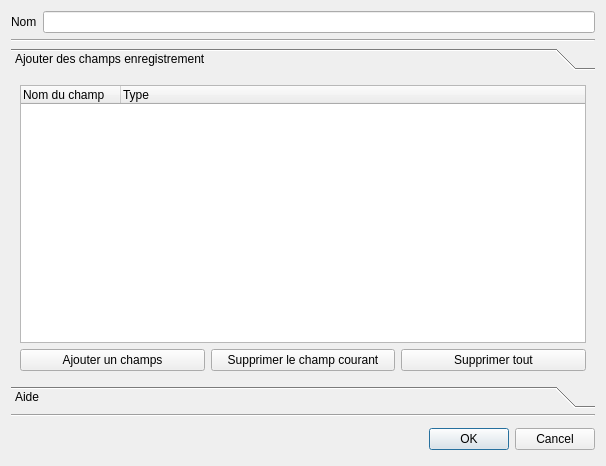
<?xml version="1.0" encoding="UTF-8"?>
<ui version="4.0">
 <class>Dialog_Declaration_Enregistrement</class>
 <widget class="QDialog" name="Dialog_Declaration_Enregistrement">
  <property name="geometry">
   <rect>
    <x>0</x>
    <y>0</y>
    <width>606</width>
    <height>466</height>
   </rect>
  </property>
  <property name="windowTitle">
   <string>Décalrer un enregistrement</string>
  </property>
  <property name="windowIcon">
   <iconset resource="../../Source.qrc">
    <normaloff>:/Icons/Icon/Icons8-Ios7-Editing-Increase-Font.ico</normaloff>:/Icons/Icon/Icons8-Ios7-Editing-Increase-Font.ico</iconset>
  </property>
  <layout class="QGridLayout" name="gridLayout_4">
   <item row="0" column="0">
    <layout class="QVBoxLayout" name="verticalLayout">
     <item>
      <layout class="QHBoxLayout" name="horizontalLayout">
       <item>
        <widget class="QLabel" name="label">
         <property name="text">
          <string>Nom</string>
         </property>
        </widget>
       </item>
       <item>
        <widget class="QLineEdit" name="nom"/>
       </item>
      </layout>
     </item>
     <item>
      <widget class="Line" name="line_2">
       <property name="orientation">
        <enum>Qt::Horizontal</enum>
       </property>
      </widget>
     </item>
     <item>
      <widget class="QToolBox" name="toolBox">
       <property name="currentIndex">
        <number>0</number>
       </property>
       <widget class="QWidget" name="page">
        <property name="geometry">
         <rect>
          <x>0</x>
          <y>0</y>
          <width>586</width>
          <height>307</height>
         </rect>
        </property>
        <attribute name="label">
         <string>Ajouter des champs enregistrement</string>
        </attribute>
        <layout class="QGridLayout" name="gridLayout">
         <item row="1" column="0">
          <widget class="QPushButton" name="Ajouterchamp">
           <property name="text">
            <string>Ajouter un champs</string>
           </property>
          </widget>
         </item>
         <item row="1" column="1">
          <widget class="QPushButton" name="supprimerchams_c">
           <property name="text">
            <string>Supprimer le champ courant</string>
           </property>
          </widget>
         </item>
         <item row="1" column="2">
          <widget class="QPushButton" name="supprimer_t">
           <property name="text">
            <string>Supprimer tout</string>
           </property>
          </widget>
         </item>
         <item row="0" column="0" colspan="3">
          <widget class="QTreeWidget" name="liste_champs">
           <column>
            <property name="text">
             <string>Nom du champ</string>
            </property>
           </column>
           <column>
            <property name="text">
             <string>Type</string>
            </property>
           </column>
          </widget>
         </item>
        </layout>
       </widget>
       <widget class="QWidget" name="page_2">
        <property name="geometry">
         <rect>
          <x>0</x>
          <y>0</y>
          <width>586</width>
          <height>307</height>
         </rect>
        </property>
        <attribute name="label">
         <string>Aide</string>
        </attribute>
        <layout class="QGridLayout" name="gridLayout_2">
         <item row="0" column="0">
          <widget class="QTextEdit" name="Aide"/>
         </item>
        </layout>
       </widget>
      </widget>
     </item>
    </layout>
   </item>
   <item row="1" column="0">
    <widget class="Line" name="line">
     <property name="orientation">
      <enum>Qt::Horizontal</enum>
     </property>
    </widget>
   </item>
   <item row="2" column="0">
    <layout class="QHBoxLayout" name="horizontalLayout_2">
     <item>
      <widget class="QWidget" name="widget" native="true">
       <layout class="QGridLayout" name="gridLayout_3">
        <item row="0" column="0">
         <widget class="QLabel" name="commentaire">
          <property name="styleSheet">
           <string notr="true">#commentaire{
color : red;
}</string>
          </property>
          <property name="text">
           <string/>
          </property>
         </widget>
        </item>
       </layout>
      </widget>
     </item>
     <item>
      <widget class="QDialogButtonBox" name="buttonBox">
       <property name="orientation">
        <enum>Qt::Horizontal</enum>
       </property>
       <property name="standardButtons">
        <set>QDialogButtonBox::Cancel|QDialogButtonBox::Ok</set>
       </property>
      </widget>
     </item>
    </layout>
   </item>
  </layout>
 </widget>
 <resources>
  <include location="../../Source.qrc"/>
 </resources>
 <connections>
  <connection>
   <sender>buttonBox</sender>
   <signal>accepted()</signal>
   <receiver>Dialog_Declaration_Enregistrement</receiver>
   <slot>accept()</slot>
   <hints>
    <hint type="sourcelabel">
     <x>248</x>
     <y>254</y>
    </hint>
    <hint type="destinationlabel">
     <x>157</x>
     <y>274</y>
    </hint>
   </hints>
  </connection>
  <connection>
   <sender>buttonBox</sender>
   <signal>rejected()</signal>
   <receiver>Dialog_Declaration_Enregistrement</receiver>
   <slot>reject()</slot>
   <hints>
    <hint type="sourcelabel">
     <x>316</x>
     <y>260</y>
    </hint>
    <hint type="destinationlabel">
     <x>286</x>
     <y>274</y>
    </hint>
   </hints>
  </connection>
 </connections>
</ui>
